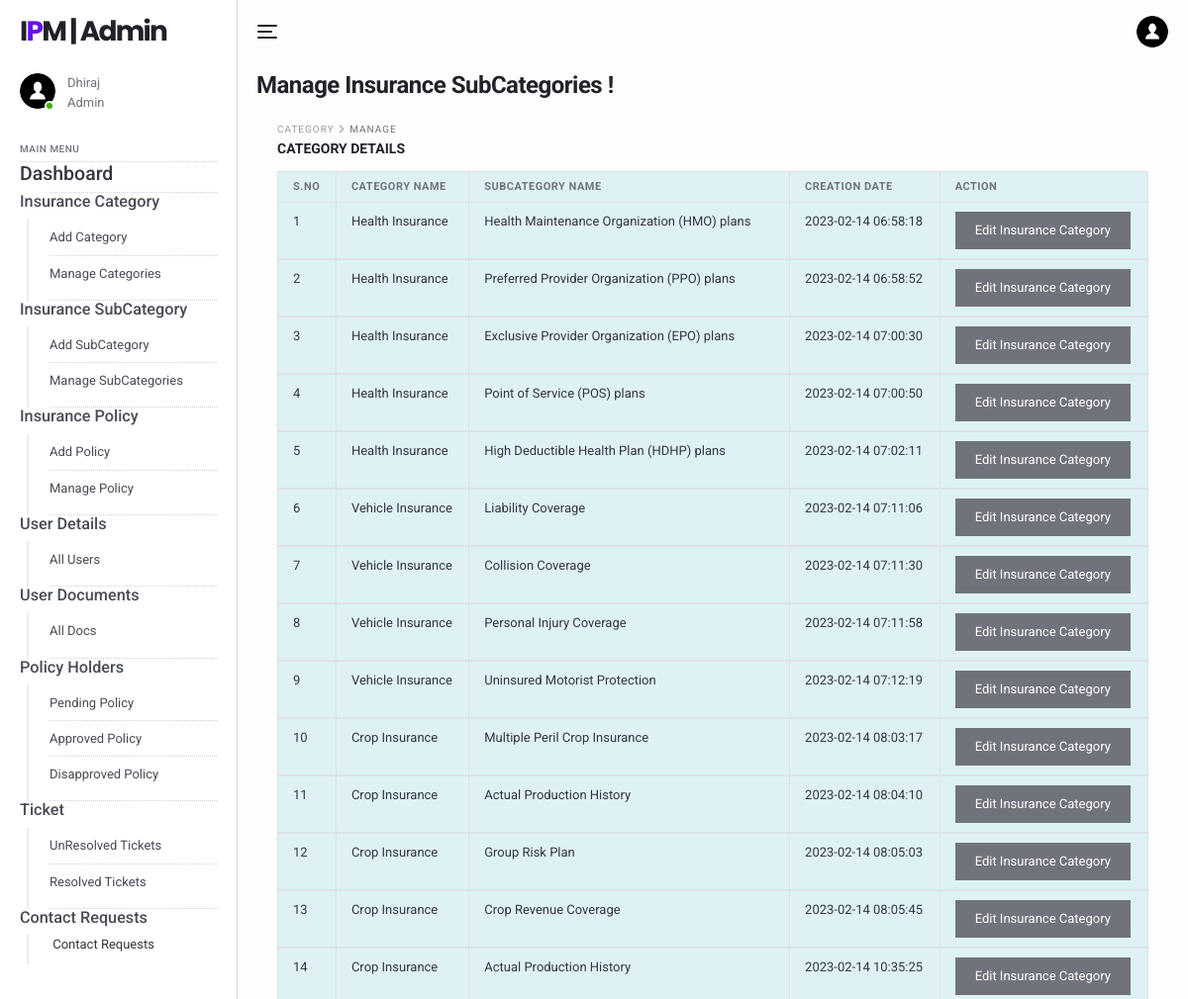
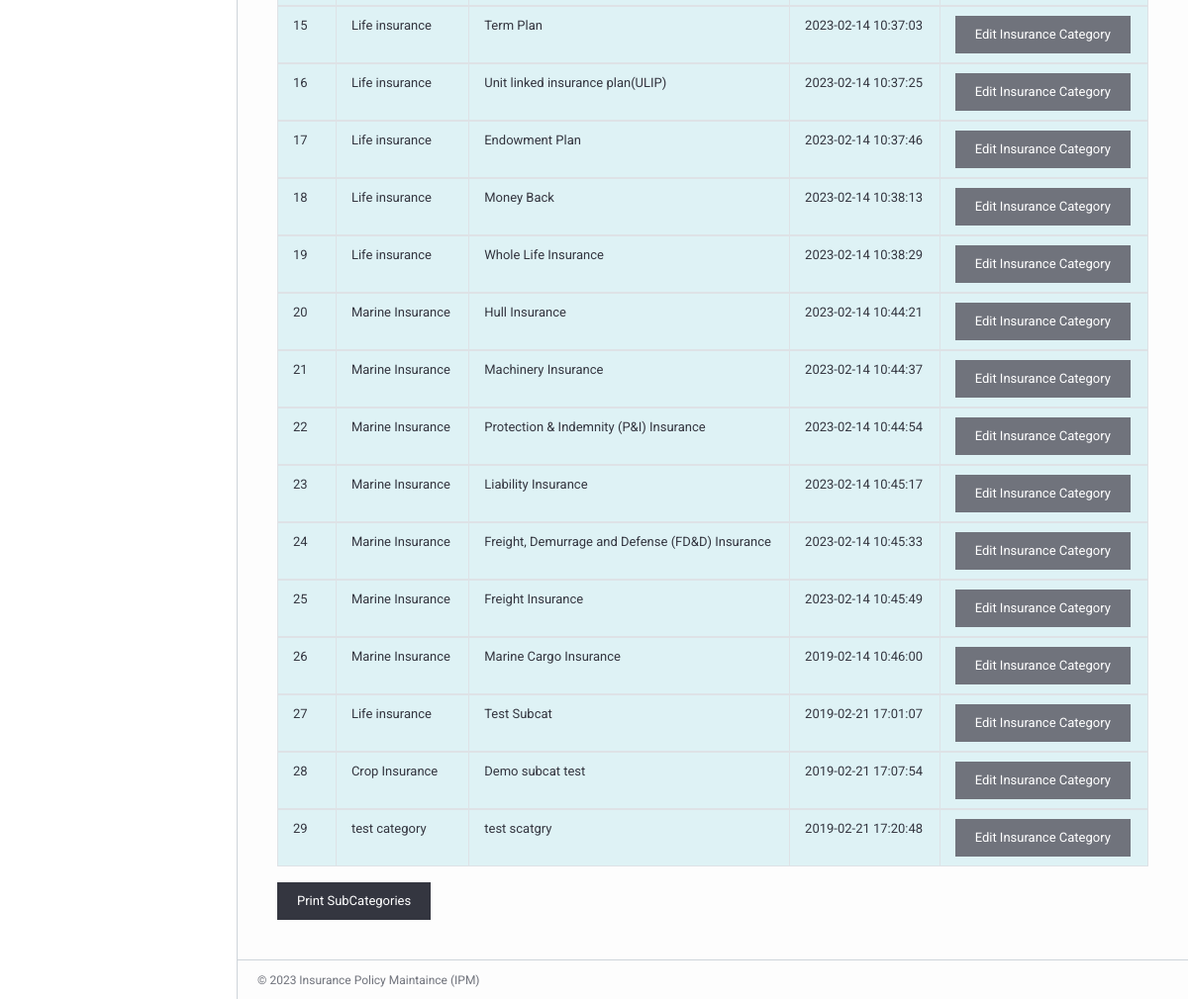
The page /ipm/admin/manage-subcategories.php (signed in) on the database its author committed (2 pictures, top to bottom).
### tables this page shows
CREATE TABLE `tblimsadmin` (
  `ID` int(11) NOT NULL,
  `AdminName` varchar(120) DEFAULT NULL,
  `AdminUsername` varchar(45) DEFAULT NULL,
  `Password` varchar(45) DEFAULT NULL,
  `AdminRegdate` timestamp NULL DEFAULT current_timestamp()
);

CREATE TABLE `tblsubcategory` (
  `id` int(11) NOT NULL,
  `CategoryId` char(5) NOT NULL,
  `SubcategoryName` varchar(200) NOT NULL,
  `CreationDate` timestamp NULL DEFAULT current_timestamp(),
  `UpdationDate` timestamp NULL DEFAULT NULL ON UPDATE current_timestamp()
);

CREATE TABLE `category` (
  `ID` int(11) NOT NULL,
  `CategoryName` varchar(45) DEFAULT NULL,
  `CreationDate` timestamp NULL DEFAULT current_timestamp()
);

### ipm/admin/manage-subcategories.php (the view, shortened to what this page needs)
<?php
include('includes/dbconnection.php');
if (strlen($_SESSION['aid']==0)) {
  header('location:logout.php');
  } else{
?>
<!DOCTYPE html>
<html lang="en">
  <head>
    <link href="../lib/fontawesome-free/css/all.min.css" rel="stylesheet">
    <link href="../lib/ionicons/css/ionicons.min.css" rel="stylesheet">
    <link href="../lib/typicons.font/typicons.css" rel="stylesheet">
    <link href="../lib/morris.js/morris.css" rel="stylesheet">
    <link href="../lib/flag-icon-css/css/flag-icon.min.css" rel="stylesheet">
    <link href="../lib/jqvmap/jqvmap.min.css" rel="stylesheet">
    <link rel="stylesheet" href="../css/azia.css">
  </head>
  <body class="az-body az-body-sidebar">
<?php include_once('includes/sidebar.php');?>
    <div class="az-content az-content-dashboard-two">
<?php include_once('includes/header.php');?>
      <div class="az-content-header d-block d-md-flex">
        <div>
          <h2 class="az-content-title mg-b-5 mg-b-lg-8">Manage Insurance SubCategories !</h2>
        </div>
      </div>
      <div class="az-content-body">
     <div class="az-content">
      <div class="container">
        <div class="az-content-body">
          <div class="az-content-breadcrumb">
            <span>Category </span>
            <span>Manage</span>
          </div>
          <div class="az-content-label mg-b-5">Category Details</div>
          <div class="table-responsive">
            <table class="table table-info table-bordered table-stripped table-hover mg-b-0">
              <thead>
                <tr>
                  <th>S.NO</th>
                  <th>Category Name</th>
                   <th>SubCategory Name</th>
                  <th>Creation Date</th>
                  <th>Action</th>
                </tr>
              </thead>
              <?php
              $ret=mysqli_query($con,"select category.CategoryName as catname,tblsubcategory.SubcategoryName as subcat,tblsubcategory.CreationDate as cdate,tblsubcategory.id as subcatid from tblsubcategory inner join category on category.ID=tblsubcategory.CategoryId");
              $cnt=1;
              while ($row=mysqli_fetch_array($ret)) {
              ?>
              <tbody>
                <tr>
                  <td><?php echo $cnt;?></td>
                  <td><?php  echo $row['catname'];?></td>
                  <td><?php  echo $row['subcat'];?></td>
                   <td><?php  echo $row['cdate'];?></td>
                  <td><a href="edit-subcategory.php?scid=<?php echo $row['subcatid'];?>" class="btn btn-secondary">Edit Insurance Category</a>
                </tr>
                <?php
              $cnt=$cnt+1;
              }?>
              </tbody>
            </table>
          <button onclick="window.print()" class="btn btn-dark mt-3">Print SubCategories</button>
          </div>
            </div>
          </div>
        </div>
      </div>
    <?php include_once('includes/footer.php');?>
    </div>
  </body>
</html>
<?php }  ?>

### ipm/admin/includes/sidebar.php (shortened to what this page needs)
<div class="az-sidebar">
    <div class="az-sidebar-header">
      <a href="#" class="az-logo">I<span>P</span>M | Admin</a>
    </div>
    <div class="az-sidebar-loggedin">
      <div class="az-img-user online"><img src="../img/user.png" alt=""></div>
      <div class="media-body">
                    <?php
                    $adminid=$_SESSION['aid'];
                    $ret=mysqli_query($con,"select AdminName from tblimsadmin where ID='$adminid'");
                    $row=mysqli_fetch_array($ret);
                    $name=$row['AdminName'];
                    ?>
                <span><?php echo $name; ?></span>
        <span>Admin</span>
      </div>
    </div>
    <div class="az-sidebar-body">
      <ul class="nav">
        <li class="nav-label">Main Menu</li>
          <li class="nav-item show">
          <a href="dashboard.php" class="text-dark"><h4>Dashboard</h4></a>
        </li>
        <li class="nav-item show">
          <h5>Insurance Category</h5>
          <nav class="nav-sub">
            <a href="add-category.php" class="nav-sub-link">Add Category</a>
            <a href="manage-categories.php" class="nav-sub-link">Manage Categories</a>
          </nav>
        </li>
        <li class="nav-item show">
          <h5>Insurance SubCategory</h5>
          <nav class="nav-sub">
            <a href="add-subcategory.php" class="nav-sub-link">Add SubCategory</a>
            <a href="manage-subcategories.php" class="nav-sub-link">Manage SubCategories</a>
          </nav>
        <li class="nav-item show">
          <h5>Insurance Policy</h5>
          <nav class="nav-sub">
            <a href="policyform.php" class="nav-sub-link">Add Policy</a>
            <a href="manage-policyform.php" class="nav-sub-link">Manage Policy</a>
          </nav>
        </li>
        <li class="nav-item show">
          <h5>User Details</h5>
          <nav class="nav-sub">
            <a href="user-detail.php" class="nav-sub-link">All Users</a>
          </nav>
        </li>
        <li class="nav-item show">
          <h5>User Documents</h5>
          <nav class="nav-sub">
            <a href="user-docs.php" class="nav-sub-link">All Docs</a>
          </nav>
        </li>
        <li class="nav-item show">
          <h5>Policy Holders</h5>
          <nav class="nav-sub">
            <a href="pending-policy.php" class="nav-sub-link">Pending Policy</a>
          <a href="approve-policy.php" class="nav-sub-link">Approved Policy</a>
          <a href="disapprove-policy.php" class="nav-sub-link">Disapproved Policy</a>
          </nav>
        </li>
        <li class="nav-item show">
          <h5>Ticket</h5>
          <nav class="nav-sub">
            <a href="unresolved-tickets.php" class="nav-sub-link">UnResolved Tickets</a>
            <a href="resolved-tickets.php" class="nav-sub-link">Resolved Tickets</a>
          </nav>
        </li>
        <li class="nav-item show">
          <h5>Contact Requests</h5>
          <nav class="nav-sub">
            <a href="contact_request.php">
              <span class="nav-link-text text-dark">Contact Requests</span>
            </a>
          </nav>
        </li>
      </ul>
    </div>
  </div>

### rows shown on the page
tblimsadmin: AdminName "Dhiraj"
tblsubcategory: CategoryId.CategoryName "Health Insurance", SubcategoryName "Health Maintenance Organization (HMO) plans", CreationDate "2023-02-14 06:58:18"
tblsubcategory: CategoryId.CategoryName "Health Insurance", SubcategoryName "Preferred Provider Organization (PPO) plans", CreationDate "2023-02-14 06:58:52"
tblsubcategory: CategoryId.CategoryName "Health Insurance", SubcategoryName "Exclusive Provider Organization (EPO) plans", CreationDate "2023-02-14 07:00:30"
tblsubcategory: CategoryId.CategoryName "Health Insurance", SubcategoryName "Point of Service (POS) plans", CreationDate "2023-02-14 07:00:50"
tblsubcategory: CategoryId.CategoryName "Health Insurance", SubcategoryName "High Deductible Health Plan (HDHP) plans", CreationDate "2023-02-14 07:02:11"
tblsubcategory: CategoryId.CategoryName "Vehicle Insurance", SubcategoryName "Liability Coverage", CreationDate "2023-02-14 07:11:06"
tblsubcategory: CategoryId.CategoryName "Vehicle Insurance", SubcategoryName "Collision Coverage", CreationDate "2023-02-14 07:11:30"
tblsubcategory: CategoryId.CategoryName "Vehicle Insurance", SubcategoryName "Personal Injury Coverage", CreationDate "2023-02-14 07:11:58"
tblsubcategory: CategoryId.CategoryName "Vehicle Insurance", SubcategoryName "Uninsured Motorist Protection", CreationDate "2023-02-14 07:12:19"
tblsubcategory: CategoryId.CategoryName "Crop Insurance", SubcategoryName "Multiple Peril Crop Insurance", CreationDate "2023-02-14 08:03:17"
tblsubcategory: CategoryId.CategoryName "Crop Insurance", SubcategoryName "Actual Production History", CreationDate "2023-02-14 08:04:10"
tblsubcategory: CategoryId.CategoryName "Crop Insurance", SubcategoryName "Group Risk Plan", CreationDate "2023-02-14 08:05:03"
tblsubcategory: CategoryId.CategoryName "Crop Insurance", SubcategoryName "Crop Revenue Coverage", CreationDate "2023-02-14 08:05:45"
tblsubcategory: CategoryId.CategoryName "Crop Insurance", SubcategoryName "Actual Production History", CreationDate "2023-02-14 10:35:25"
tblsubcategory: CategoryId.CategoryName "Life insurance", SubcategoryName "Term Plan", CreationDate "2023-02-14 10:37:03"
tblsubcategory: CategoryId.CategoryName "Life insurance", SubcategoryName "Unit linked insurance plan(ULIP)", CreationDate "2023-02-14 10:37:25"
tblsubcategory: CategoryId.CategoryName "Life insurance", SubcategoryName "Endowment Plan", CreationDate "2023-02-14 10:37:46"
tblsubcategory: CategoryId.CategoryName "Life insurance", SubcategoryName "Money Back", CreationDate "2023-02-14 10:38:13"
tblsubcategory: CategoryId.CategoryName "Life insurance", SubcategoryName "Whole Life Insurance", CreationDate "2023-02-14 10:38:29"
tblsubcategory: CategoryId.CategoryName "Marine Insurance", SubcategoryName "Hull Insurance", CreationDate "2023-02-14 10:44:21"
tblsubcategory: CategoryId.CategoryName "Marine Insurance", SubcategoryName "Machinery Insurance", CreationDate "2023-02-14 10:44:37"
tblsubcategory: CategoryId.CategoryName "Marine Insurance", SubcategoryName "Protection & Indemnity (P&I) Insurance", CreationDate "2023-02-14 10:44:54"
tblsubcategory: CategoryId.CategoryName "Marine Insurance", SubcategoryName "Liability Insurance", CreationDate "2023-02-14 10:45:17"
tblsubcategory: CategoryId.CategoryName "Marine Insurance", SubcategoryName "Freight, Demurrage and Defense (FD&D) Insurance", CreationDate "2023-02-14 10:45:33"
tblsubcategory: CategoryId.CategoryName "Marine Insurance", SubcategoryName "Freight Insurance", CreationDate "2023-02-14 10:45:49"
tblsubcategory: CategoryId.CategoryName "Marine Insurance", SubcategoryName "Marine Cargo Insurance", CreationDate "2019-02-14 10:46:00"
tblsubcategory: CategoryId.CategoryName "Life insurance", SubcategoryName "Test Subcat", CreationDate "2019-02-21 17:01:07"
tblsubcategory: CategoryId.CategoryName "Crop Insurance", SubcategoryName "Demo subcat test", CreationDate "2019-02-21 17:07:54"
tblsubcategory: CategoryId.CategoryName "test category", SubcategoryName "test scatgry", CreationDate "2019-02-21 17:20:48"
